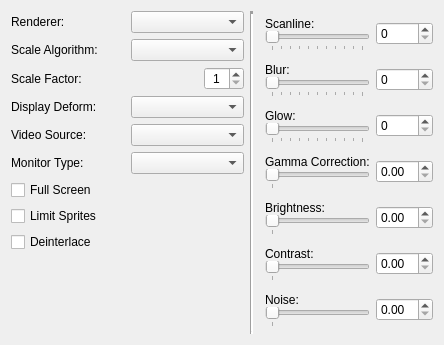
      <widget class="QWidget" name="videoTab" >
       <attribute name="title" >
        <string>Video</string>
       </attribute>
       <layout class="QGridLayout" >
        <item row="0" column="0" >
         <layout class="QHBoxLayout" >
          <item>
           <widget class="QLabel" name="label_2" >
            <property name="text" >
             <string>Renderer: </string>
            </property>
            <property name="alignment" >
             <set>Qt::AlignLeading|Qt::AlignLeft|Qt::AlignVCenter</set>
            </property>
           </widget>
          </item>
          <item>
           <widget class="QComboBox" name="rendererComboBox" />
          </item>
         </layout>
        </item>
        <item rowspan="10" row="0" column="1" >
         <widget class="Line" name="line" >
          <property name="frameShadow" >
           <enum>QFrame::Sunken</enum>
          </property>
          <property name="lineWidth" >
           <number>3</number>
          </property>
          <property name="orientation" >
           <enum>Qt::Vertical</enum>
          </property>
         </widget>
        </item>
        <item rowspan="10" row="0" column="2" >
         <layout class="QGridLayout" >
          <property name="leftMargin" >
           <number>0</number>
          </property>
          <property name="topMargin" >
           <number>0</number>
          </property>
          <property name="rightMargin" >
           <number>0</number>
          </property>
          <property name="bottomMargin" >
           <number>0</number>
          </property>
          <property name="horizontalSpacing" >
           <number>0</number>
          </property>
          <property name="verticalSpacing" >
           <number>0</number>
          </property>
          <item row="1" column="0" >
           <layout class="QVBoxLayout" >
            <property name="spacing" >
             <number>0</number>
            </property>
            <property name="leftMargin" >
             <number>6</number>
            </property>
            <property name="topMargin" >
             <number>6</number>
            </property>
            <property name="rightMargin" >
             <number>6</number>
            </property>
            <property name="bottomMargin" >
             <number>6</number>
            </property>
            <item>
             <widget class="QLabel" name="blurLabel" >
              <property name="text" >
               <string>Blur:</string>
              </property>
             </widget>
            </item>
            <item>
             <widget class="QSlider" name="blurSlider" >
              <property name="maximum" >
               <number>100</number>
              </property>
              <property name="orientation" >
               <enum>Qt::Horizontal</enum>
              </property>
              <property name="tickPosition" >
               <enum>QSlider::TicksBelow</enum>
              </property>
              <property name="tickInterval" >
               <number>10</number>
              </property>
             </widget>
            </item>
           </layout>
          </item>
          <item row="1" column="1" >
           <widget class="QSpinBox" name="blurSpinBox" >
            <property name="maximum" >
             <number>100</number>
            </property>
            <property name="singleStep" >
             <number>5</number>
            </property>
           </widget>
          </item>
          <item row="3" column="0" >
           <layout class="QVBoxLayout" >
            <property name="spacing" >
             <number>0</number>
            </property>
            <property name="leftMargin" >
             <number>6</number>
            </property>
            <property name="topMargin" >
             <number>6</number>
            </property>
            <property name="rightMargin" >
             <number>6</number>
            </property>
            <property name="bottomMargin" >
             <number>6</number>
            </property>
            <item>
             <widget class="QLabel" name="gammaLabel" >
              <property name="text" >
               <string>Gamma Correction:</string>
              </property>
             </widget>
            </item>
            <item>
             <widget class="QSlider" name="gammaSlider" >
              <property name="maximum" >
               <number>5</number>
              </property>
              <property name="singleStep" >
               <number>1</number>
              </property>
              <property name="orientation" >
               <enum>Qt::Horizontal</enum>
              </property>
              <property name="tickPosition" >
               <enum>QSlider::TicksBelow</enum>
              </property>
              <property name="tickInterval" >
               <number>100</number>
              </property>
             </widget>
            </item>
           </layout>
          </item>
          <item row="2" column="1" >
           <widget class="QSpinBox" name="glowSpinBox" >
            <property name="maximum" >
             <number>100</number>
            </property>
            <property name="singleStep" >
             <number>5</number>
            </property>
           </widget>
          </item>
          <item row="5" column="0" >
           <layout class="QVBoxLayout" >
            <property name="spacing" >
             <number>0</number>
            </property>
            <property name="leftMargin" >
             <number>6</number>
            </property>
            <property name="topMargin" >
             <number>6</number>
            </property>
            <property name="rightMargin" >
             <number>6</number>
            </property>
            <property name="bottomMargin" >
             <number>6</number>
            </property>
            <item>
             <widget class="QLabel" name="contrastLabel" >
              <property name="text" >
               <string>Contrast:</string>
              </property>
             </widget>
            </item>
            <item>
             <widget class="QSlider" name="contrastSlider" >
              <property name="orientation" >
               <enum>Qt::Horizontal</enum>
              </property>
              <property name="tickPosition" >
               <enum>QSlider::TicksBelow</enum>
              </property>
              <property name="tickInterval" >
               <number>1000</number>
              </property>
             </widget>
            </item>
           </layout>
          </item>
          <item row="2" column="0" >
           <layout class="QVBoxLayout" >
            <property name="spacing" >
             <number>0</number>
            </property>
            <property name="leftMargin" >
             <number>6</number>
            </property>
            <property name="topMargin" >
             <number>6</number>
            </property>
            <property name="rightMargin" >
             <number>6</number>
            </property>
            <property name="bottomMargin" >
             <number>6</number>
            </property>
            <item>
             <widget class="QLabel" name="glowLabel" >
              <property name="text" >
               <string>Glow:</string>
              </property>
             </widget>
            </item>
            <item>
             <widget class="QSlider" name="glowSlider" >
              <property name="maximum" >
               <number>100</number>
              </property>
              <property name="orientation" >
               <enum>Qt::Horizontal</enum>
              </property>
              <property name="tickPosition" >
               <enum>QSlider::TicksBelow</enum>
              </property>
              <property name="tickInterval" >
               <number>10</number>
              </property>
             </widget>
            </item>
           </layout>
          </item>
          <item row="6" column="1" >
           <widget class="QDoubleSpinBox" name="noiseSpinBox" />
          </item>
          <item row="4" column="0" >
           <layout class="QVBoxLayout" >
            <property name="spacing" >
             <number>0</number>
            </property>
            <property name="leftMargin" >
             <number>6</number>
            </property>
            <property name="topMargin" >
             <number>6</number>
            </property>
            <property name="rightMargin" >
             <number>6</number>
            </property>
            <property name="bottomMargin" >
             <number>6</number>
            </property>
            <item>
             <widget class="QLabel" name="brightnessLabel" >
              <property name="text" >
               <string>Brightness:</string>
              </property>
             </widget>
            </item>
            <item>
             <widget class="QSlider" name="brightnessSlider" >
              <property name="orientation" >
               <enum>Qt::Horizontal</enum>
              </property>
              <property name="tickPosition" >
               <enum>QSlider::TicksBelow</enum>
              </property>
              <property name="tickInterval" >
               <number>1000</number>
              </property>
             </widget>
            </item>
           </layout>
          </item>
          <item row="3" column="1" >
           <widget class="QDoubleSpinBox" name="gammaSpinBox" >
            <property name="minimum" >
             <double>0.000000000000000</double>
            </property>
            <property name="maximum" >
             <double>5.000000000000000</double>
            </property>
           </widget>
          </item>
          <item row="6" column="0" >
           <layout class="QVBoxLayout" >
            <property name="spacing" >
             <number>0</number>
            </property>
            <property name="leftMargin" >
             <number>6</number>
            </property>
            <property name="topMargin" >
             <number>6</number>
            </property>
            <property name="rightMargin" >
             <number>6</number>
            </property>
            <property name="bottomMargin" >
             <number>6</number>
            </property>
            <item>
             <widget class="QLabel" name="noiseLabel" >
              <property name="text" >
               <string>Noise:</string>
              </property>
             </widget>
            </item>
            <item>
             <widget class="QSlider" name="noiseSlider" >
              <property name="orientation" >
               <enum>Qt::Horizontal</enum>
              </property>
              <property name="tickPosition" >
               <enum>QSlider::TicksBelow</enum>
              </property>
              <property name="tickInterval" >
               <number>1000</number>
              </property>
             </widget>
            </item>
           </layout>
          </item>
          <item row="0" column="0" >
           <layout class="QVBoxLayout" >
            <property name="spacing" >
             <number>0</number>
            </property>
            <property name="leftMargin" >
             <number>6</number>
            </property>
            <property name="topMargin" >
             <number>6</number>
            </property>
            <property name="rightMargin" >
             <number>6</number>
            </property>
            <property name="bottomMargin" >
             <number>6</number>
            </property>
            <item>
             <widget class="QLabel" name="scanlineLabel" >
              <property name="text" >
               <string>Scanline:</string>
              </property>
             </widget>
            </item>
            <item>
             <widget class="QSlider" name="scanlineSlider" >
              <property name="maximum" >
               <number>100</number>
              </property>
              <property name="orientation" >
               <enum>Qt::Horizontal</enum>
              </property>
              <property name="tickPosition" >
               <enum>QSlider::TicksBelow</enum>
              </property>
              <property name="tickInterval" >
               <number>10</number>
              </property>
             </widget>
            </item>
           </layout>
          </item>
          <item row="4" column="1" >
           <widget class="QDoubleSpinBox" name="brightnessSpinBox" />
          </item>
          <item row="5" column="1" >
           <widget class="QDoubleSpinBox" name="contrastSpinBox" />
          </item>
          <item row="0" column="1" >
           <widget class="QSpinBox" name="scanlineSpinBox" >
            <property name="maximum" >
             <number>100</number>
            </property>
            <property name="singleStep" >
             <number>5</number>
            </property>
            <property name="value" >
             <number>0</number>
            </property>
           </widget>
          </item>
          <item row="7" column="0" >
           <spacer>
            <property name="orientation" >
             <enum>Qt::Vertical</enum>
            </property>
            <property name="sizeHint" >
             <size>
              <width>20</width>
              <height>1</height>
             </size>
            </property>
           </spacer>
          </item>
         </layout>
        </item>
        <item row="1" column="0" >
         <layout class="QHBoxLayout" >
          <item>
           <widget class="QLabel" name="label_6" >
            <property name="text" >
             <string>Scale Algorithm:</string>
            </property>
            <property name="alignment" >
             <set>Qt::AlignLeading|Qt::AlignLeft|Qt::AlignVCenter</set>
            </property>
           </widget>
          </item>
          <item>
           <widget class="QComboBox" name="scalealgorithmComboBox" />
          </item>
         </layout>
        </item>
        <item row="2" column="0" >
         <layout class="QHBoxLayout" >
          <item>
           <widget class="QLabel" name="label_9" >
            <property name="text" >
             <string>Scale Factor:</string>
            </property>
           </widget>
          </item>
          <item>
           <widget class="QSpinBox" name="scaleFactorSpinBox" >
            <property name="maximumSize" >
             <size>
              <width>40</width>
              <height>16777215</height>
             </size>
            </property>
            <property name="alignment" >
             <set>Qt::AlignCenter</set>
            </property>
            <property name="minimum" >
             <number>1</number>
            </property>
            <property name="maximum" >
             <number>9</number>
            </property>
           </widget>
          </item>
         </layout>
        </item>
        <item row="3" column="0" >
         <layout class="QHBoxLayout" >
          <item>
           <widget class="QLabel" name="label_4" >
            <property name="text" >
             <string>Display Deform:</string>
            </property>
            <property name="alignment" >
             <set>Qt::AlignLeading|Qt::AlignLeft|Qt::AlignVCenter</set>
            </property>
           </widget>
          </item>
          <item>
           <widget class="QComboBox" name="displaydeformComboBox" />
          </item>
         </layout>
        </item>
        <item row="4" column="0" >
         <layout class="QHBoxLayout" >
          <item>
           <widget class="QLabel" name="label_5" >
            <property name="text" >
             <string>Video Source:</string>
            </property>
            <property name="alignment" >
             <set>Qt::AlignLeading|Qt::AlignLeft|Qt::AlignVCenter</set>
            </property>
           </widget>
          </item>
          <item>
           <widget class="QComboBox" name="videosourceComboBox" />
          </item>
         </layout>
        </item>
        <item row="5" column="0" >
         <layout class="QHBoxLayout" >
          <item>
           <widget class="QLabel" name="label_7" >
            <property name="text" >
             <string>Monitor Type:</string>
            </property>
            <property name="alignment" >
             <set>Qt::AlignLeading|Qt::AlignLeft|Qt::AlignVCenter</set>
            </property>
           </widget>
          </item>
          <item>
           <widget class="QComboBox" name="monitorTypeComboBox" />
          </item>
         </layout>
        </item>
        <item row="6" column="0" >
         <widget class="QCheckBox" name="fullscreen" >
          <property name="text" >
           <string>Full Screen</string>
          </property>
         </widget>
        </item>
        <item row="7" column="0" >
         <widget class="QCheckBox" name="limitsprites" >
          <property name="text" >
           <string>Limit Sprites</string>
          </property>
         </widget>
        </item>
        <item row="8" column="0" >
         <widget class="QCheckBox" name="deinterlace" >
          <property name="text" >
           <string>Deinterlace</string>
          </property>
         </widget>
        </item>
        <item row="9" column="0" >
         <spacer>
          <property name="orientation" >
           <enum>Qt::Vertical</enum>
          </property>
          <property name="sizeHint" >
           <size>
            <width>233</width>
            <height>26</height>
           </size>
          </property>
         </spacer>
        </item>
       </layout>
      </widget>
